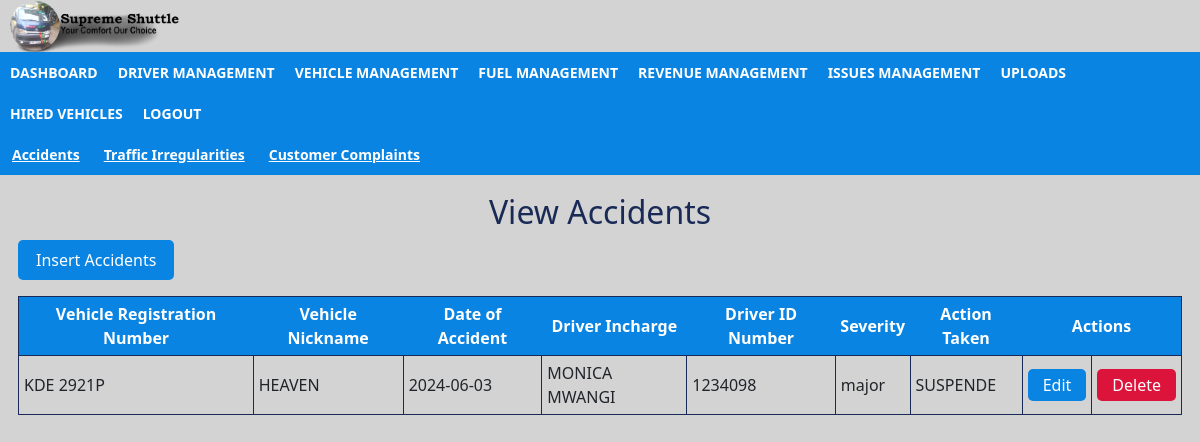
The app's page /view_issues.php with its own data.
### tables this page shows
CREATE TABLE `issues` (
  `id` int(10) NOT NULL,
  `vehicle_reg_no` varchar(100) NOT NULL,
  `nickname` varchar(100) NOT NULL,
  `date_of_accident` date NOT NULL,
  `driver_incharge` varchar(100) NOT NULL,
  `id_number` int(100) NOT NULL,
  `severity` varchar(100) NOT NULL,
  `action_taken` varchar(100) NOT NULL
);

### view_issues.php (the view, shortened to what this page needs)
<!doctype html>
<html lang="en">
  <head>
    <link href="https://cdn.jsdelivr.net/npm/bootstrap@5.2.3/dist/css/bootstrap.min.css" rel="stylesheet">
    <link rel="stylesheet" href="/style.css">
  </head>
        <body>
              <div class="header">
                  <a href="#.php"><img src="/images/supremeshuttlelogo.png"></a>
              </div>
              <div class="topnav" id="myTopnav">
                      <a href="dashboard_admin.php"> DASHBOARD</a>
                      <a href="view_driver.php">DRIVER MANAGEMENT</a>
                      <a href="view_vehicle.php">VEHICLE MANAGEMENT</a>
                      <a href="view_fuel.php"> FUEL MANAGEMENT</a>
                      <a href="view_revenue.php">REVENUE MANAGEMENT</a>
                      <a href="view_issues.php">ISSUES MANAGEMENT</a>
                      <a href="upload_form.php">UPLOADS</a>
                      <a href="view_hired_vehicles.php"> HIRED VEHICLES</a>
                      <a href="index.php">LOGOUT</a>
              </div>
                <div class="secnav">
                      <a href="view_issues.php">Accidents</a>
                      <a href="view_traffic_irregularity.php">Traffic Irregularities </a>
                      <a href="view_complaints.php">Customer Complaints</a>
                </div>
                      <?php
                          include 'config.php';
                          $select="SELECT*FROM issues";
                          $select_q=mysqli_query($con,$select);
                          $data=mysqli_num_rows($select_q);
                      ?>
                  <div class="table">
                        <h2>View Accidents </h2>
                        <p><a href="insert_issues.php">Insert Accidents </a></p>
                        <table>
                            <tr>
                                <th>Vehicle Registration Number</th>
                                <th>Vehicle Nickname</th>
                                <th>Date of Accident</th>
                                <th>Driver Incharge</th>
                                <th>Driver ID Number</th>
                                <th>Severity</th>
                                <th>Action Taken</th>
                                <th colspan="2">Actions </th>
                            </tr>
                                <?php
                                    if($data){
                                        while ($row=mysqli_fetch_array($select_q)){
                                ?>
                            <tr>
                                <td><?php echo $row['vehicle_reg_no'] ?></td>
                                <td><?php echo $row['nickname'] ?></td>
                                <td><?php echo $row['date_of_accident'] ?></td>
                                <td><?php echo $row['driver_incharge'] ?></td>
                                <td><?php echo $row['id_number'] ?></td>
                                <td><?php echo $row['severity'] ?></td>
                                <td><?php echo $row['action_taken'] ?></td>
                                <td><a href="edit_issues.php?id=<?php echo $row['id'] ?> " style="background-color: #0984e3;color: white; padding: 5px 15px; text-align: center; text-decoration: none; border-radius: 5px;"; >Edit</td>
                                <td><a onclick="return confirm('Are you sure you want to delete?')" href="delete_issues.php?id=<?php echo $row['id'] ?>" style="background-color: crimson;color: white; padding: 5px 15px; text-align: center; text-decoration: none; border-radius: 5px;"; >Delete</td>
                            </tr>
                                <?php
                                      }
                                  }
                                ?>
                        </table>
                  </div>
          </body>
</html>

### style.css (style rules this page uses)
* { box-sizing: border-box; }
body { background-color:lightgrey; margin:0; padding: 0; }
.header img { padding: 0px 0px; display:inline-block; padding-left: 10px; margin-left: auto; margin-right: auto; width: 15%; }
.topnav { overflow:hidden; background-color:#0984e3; position:static; top: 0px; width: 100%; }
.topnav a { float: left; display: block; color: white; text-align: center; padding: 10px 10px; text-decoration: none; font-size: 14px; font-weight:bolder; }
.secnav { overflow:hidden; background-color:#0984e3; position:static; top: 0px; width: 100%; }
.secnav a { float: left; display: block; color: white; text-align: center; padding: 10px 12px; text-decoration:underline; font-size: 14px; font-weight:bold; }
img { display: block; margin-left: auto; margin-right: auto; }
body { background-color:lightgrey; }
.table { padding: 18px; }
.table th { padding: 5px; text-align: center; background-color:#0984e3; color: white; }
.table h2 { color: #192a56 ; text-align: center; }
.table td, tr { border: solid #192a56 1px; padding: 5px; }
p a { background-color:#0984e3; color: white; padding: 8px 18px; text-align: center; text-decoration: none; display: inline-block; border-radius: 5px; }

### records on screen
issues: vehicle_reg_no "KDE 2921P", nickname "HEAVEN", date_of_accident "2024-06-03", driver_incharge "MONICA MWANGI", id_number "1234098", severity "major", action_taken "SUSPENDE"
